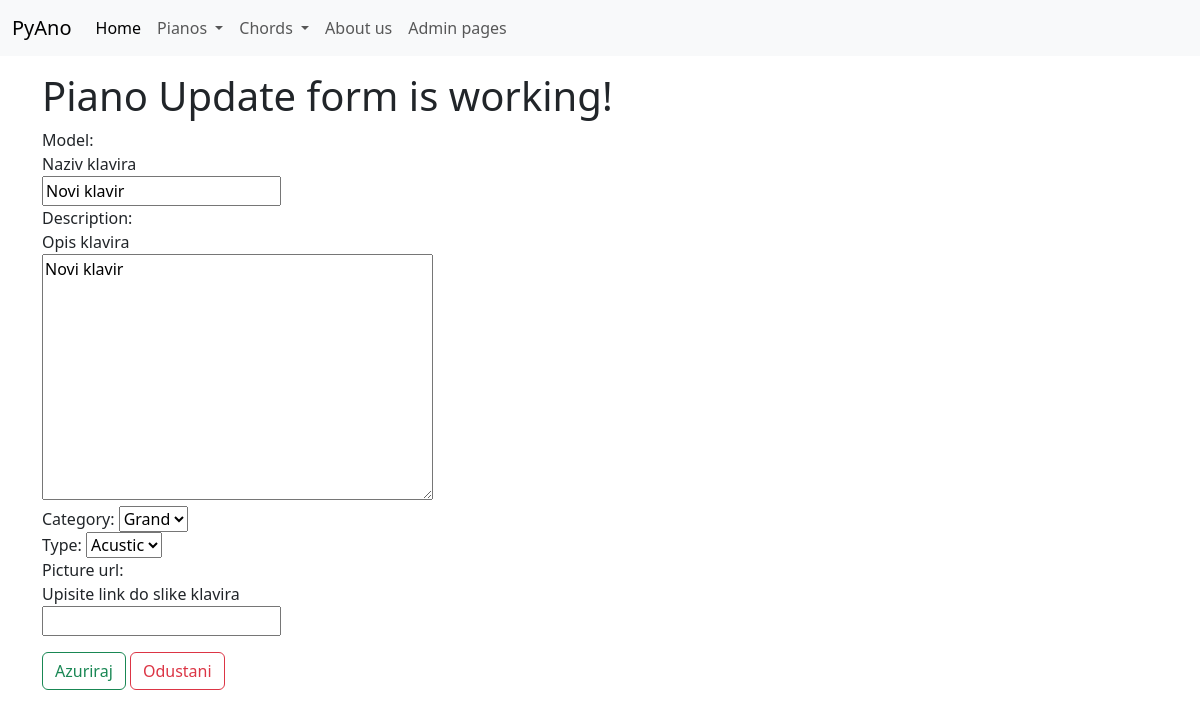
The app's page /pianos//update/6 with its own data.
### pianos/models/pianos.py (models this page shows, shortened)
class Piano(models.Model):
    model = models.CharField(max_length=150,
                             null=False,
                             blank=False,
                             help_text='Naziv klavira')
    description = models.TextField(max_length=750,
                                   null=True,
                                   blank=True,
                                   help_text='Opis klavira')
    category = models.ForeignKey(PianoCategory,
                                 null=False,
                                 default=0,
                                 on_delete=models.SET_DEFAULT)
    type = models.ForeignKey(PianoType,
                             null=False,
                             default=0,
                             on_delete=models.SET_DEFAULT)
    picture_url = models.CharField(max_length=750,
                                   null=True,
                                   blank=True,
                                   help_text='Upisite link do slike klavira')

### pianos/views.py (the view)
# urls.py: path('/update/<int:pk>', views.PianoUpdateView.as_view(), name='pianos_update'),
class PianoUpdateView(UpdateView):
    model = Piano
    fields = '__all__'
    template_name_suffix = '_update_form'
    success_url = reverse_lazy('pianos:pianos_list')

### pianos/models/piano_category.py (called while the page is built)
    def __str__(self):
        return f'{self.name}'

### pianos/models/piano_type.py (called while the page is built)
    def __str__(self):
        return f'{self.name}'

### templates/pianos/piano_update_form.html (shortened to what this page needs)
{% extends "base/base.html" %}
{% block page_content %}
<h1>Piano Update form is working!</h1>
<div class="row">
    <div class="col-4">
        <form method="post">
            {{ form }}
            <input type="submit" value="Azuriraj" class="mt-3 btn btn-outline-success" />
            <a class="mt-3 btn btn-outline-danger" href="{% url 'pianos:pianos_list' %}">Odustani</a>
        </form>
    </div>
</div>
{% endblock page_content %}

### records on screen
Piano: model "Novi klavir", description "Novi klavir", category "Grand", type "Acustic"
